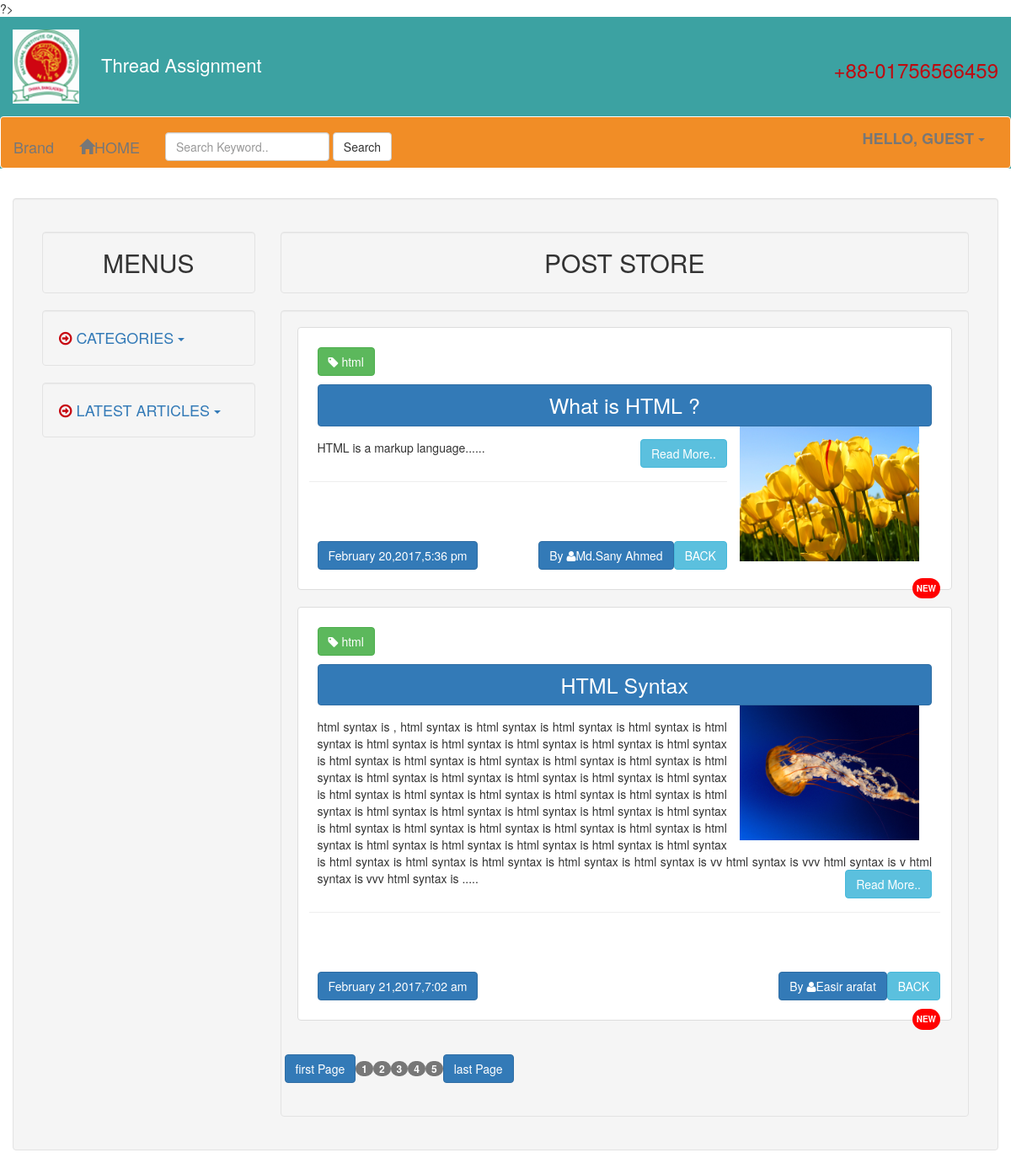
Page /blog/guest-categoryWisePost.php?category=3 on the committed database.
### tables this page shows
CREATE TABLE `tbl_post` (
  `id` int(11) NOT NULL,
  `adminId` int(11) NOT NULL,
  `catId` int(11) NOT NULL,
  `title` varchar(255) NOT NULL,
  `body` text NOT NULL,
  `image` varchar(255) NOT NULL,
  `author` varchar(50) NOT NULL,
  `tags` varchar(255) NOT NULL,
  `date` timestamp NOT NULL DEFAULT CURRENT_TIMESTAMP
);

### blog/lib/database.php (called while the page is built, shortened)
<?php
class Database{
public $host   =DB_HOST;
public $user   =DB_USER;
public $pass   =DB_PASS;
public $dbname =DB_NAME;
public $link ;
private function connectDB(){
	$this->link = new mysqli($this->host,$this->user,$this->pass,$this->dbname);
 }
 public function select($query){
	$result=$this->link->query($query) or die($this->link->error.__LINE__);
    if($result->num_rows > 0){
	return $result;
	}else{
	return false;
	 }
   }
}
?>

### blog/classes/post.php (called while the page is built, shortened)
<?php
include_once 'lib/database.php';
include_once 'helpers/format.php';
?>
<?php
class Post
{
	private $db;
	public function __construct(){
		$this->db = new database();
	}
public function getAllPost(){
        $query = "SELECT * FROM tbl_post";
        $result = $this->db->select($query);
        return $result;
    }
      public function getPostByCategory($category){
        $query = "SELECT * FROM tbl_post WHERE catId='$category'";
        $result = $this->db->select($query);
        return $result;
    }
}
	?>

### blog/helpers/format.php (called while the page is built, shortened)
<?php
class Format{
public function formDate($date){
	return date('F j,Y,g:i a',strtotime($date));
}
public function textShorten($text,$limit=1000){
  $text = $text." ";
  $text = substr($text,0,$limit);
  $text = substr($text,0,strrpos($text,' '));
  $text = $text.".....";
  return $text;
}
}
?>

### blog/guest-categoryWisePost.php (the view, shortened to what this page needs)
<?php
include 'inc/header-guest.php';
include 'inc/sidebar-guest.php';
?>
<?php
 $post = new Post();
 $fm = new Format();
?>
<?php
$perPage=2;
if(!isset($_GET['category']) || $_GET['category']==NULL){
header("Location:404.php");
}else{
  $category=$_GET['category'];
}
?>
<div class="col-sm-9 animated  slideInRight">
<h2 class="v-center well">POST STORE</h2>
<div class="min-height well">
<div class="row">
<?php
$getPost= $post->getPostByCategory($category);
if($getPost){
while($result=$getPost->fetch_assoc()){
?>
<div class="col-md-12 single-post">
    <div class="thumbnail">
      <div class="caption">
         <h4 class="btn btn-success" style="margin-left: 10px;"><i class="fa fa-tag" ></i>&nbsp;<?php echo $result['tags'];?></h4>
        <p class=" thum-height " style="text-align:justify; padding: 10px;">
         <strong style="font-size: 25px;color:white; display:block; margin-bottom:15px; " class="btn btn-primary"><?php echo $result['title'];?></strong>
          <img src="../admin/<?php echo $result['image'];?>" style="margin-top:-15px;" alt="..." class="pull-right col-sm-4" width="200px;">
         <?php echo $fm->textShorten($result['body']);?>
          <a href="post-details.php?id=<?php echo $result['id'];?>" class="btn btn-info pull-right" >Read More..</a>
              <hr>
          <br></br>
        </p>
        <p><button class="btn btn-primary" style="margin-left: 10px;" role="button"><i class=""></i><?php echo $fm->formDate($result['date']);?></Button>
        <a href="index.php" class="btn btn-info pull-right" >BACK</a>&nbsp;&nbsp;&nbsp;
        <a href="#" class="btn btn-primary pull-right" title="AUTHOR" role="button">By&nbsp;<i class="fa fa-user"></i><?php echo $result['author'];?></a>&nbsp;&nbsp;&nbsp;&nbsp;</p>
        <label class="new animated infinite jello pull-right">NEW</label>
      </div>
    </div>
</div>
<?php
}
?>
<?php
$getPost= $post->getAllPost();
$rows=mysqli_num_rows($getPost);
$totalPages=ceil($rows/$perPage);
echo "<span class='pagination'><a href='index.php?page=1' class='btn btn-primary'>".'first Page'."</a>";
for($i=1;$i<=$totalPages;$i++){
 echo "<a href='index.php?page=".$i."' class='badge'>".$i."</a>";
}
echo "<a href='index.php?page=$totalPages' class='btn btn-primary'>".'last Page'."</a></span>"
?>
<?php
}else{
  echo "<font class=\"btn btn-info\">There is no category such type</font>";
}
?>
      </div>
      </div>
      </div>
      </div>
      </section>
<?php include 'inc/footer.php' ;?>

### blog/css/dashboard_style.css (style rules this page uses)
* { margin:0px;padding:0px;outline:0px; }
img { border:0px; }
a { text-decoration:none;outline: none; }
.v-center { display: :table-cell; text-align: center; vertical-align: middle; }
.min-height { min-height:500px; }
.thum-height { min-height:100px; }
.new { padding:5px 5px; background-color:red; border-radius:30px; font-size:10px; color:white; }

### rows in the picture
tbl_post: tags "html", title "What is HTML ?", image (picture), body "HTML is a markup language......", date "February 20,2017,5:36 pm", author "Md.Sany Ahmed"
tbl_post: tags "html", title "HTML Syntax", image (picture), body "html syntax is , html syntax is html syntax is html syntax is html syntax is html syntax is html syntax is html syntax is html syntax is html syntax is html syntax is html syntax is html syntax is html syntax is html syntax is html syntax is html syntax is html syntax is html syntax is html syntax is html syntax is html syntax is html syntax is html syntax is html syntax is html syntax is html syntax is html syntax is html syntax is html syntax is html syntax is html syntax is html syntax is html syntax is html syntax is html syntax is html syntax is html syntax is html syntax is html syntax is html syntax is html syntax is html syntax is html syntax is html syntax is html syntax is html…", date "February 21,2017,7:02 am", author "Easir arafat"
